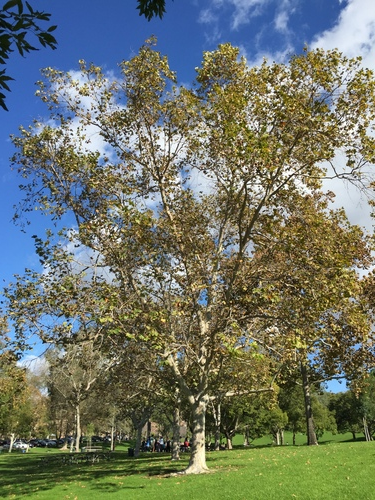
#> input picture IQA/BRISQUE/Images/original-scaled-image.jpg, 375 x 500 px
$ python acutance.py BRISQUE/Images/original-scaled-image.jpg   (older library calls are emulated)
#> lines starting #> are read from the running program, lines starting #| are printed output that depends on the picture; long printed decimals are rounded
import sys
import cv2
import numpy as np

def compute_vol(image_path):
    # Read the image
    image = cv2.imread(image_path, cv2.IMREAD_GRAYSCALE)
    if image is None:
        print(f"Error loading image {image_path}")
        return None

    # Apply the Laplacian operator
    laplacian = cv2.Laplacian(image, cv2.CV_64F)

    # Compute the variance of the Laplacian
    vol = np.var(laplacian)

    return vol

def compute_acutance(image_path):
    # Read the image
#> called with image_path = 'BRISQUE/Images/original-scaled-image.jpg'
    image = cv2.imread(image_path, cv2.IMREAD_GRAYSCALE)
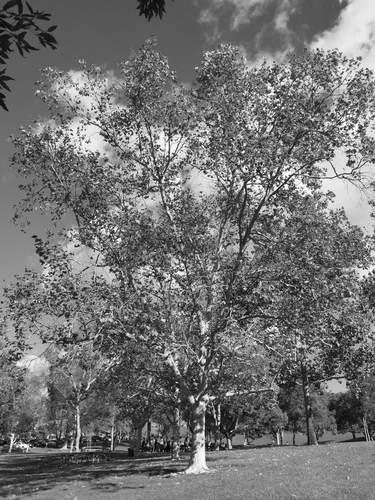
#> image: shape (500, 375); min 0, max 255, mean 113.7
    if image is None:
        print(f"Error loading image {image_path}")
        return None

    # Compute the gradient in the X and Y directions
    grad_x = cv2.Sobel(image, cv2.CV_64F, 1, 0, ksize=3)
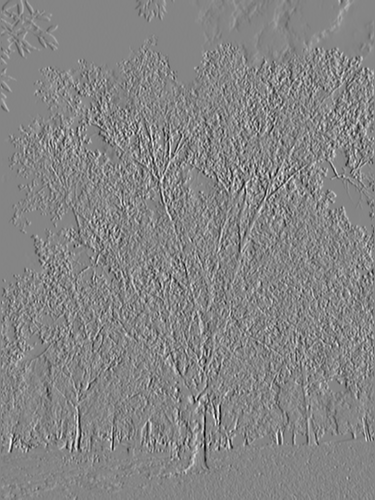
#> grad_x: shape (500, 375) float64; min -884, max 810, mean 1; drawn with min black and max white
    grad_y = cv2.Sobel(image, cv2.CV_64F, 0, 1, ksize=3)
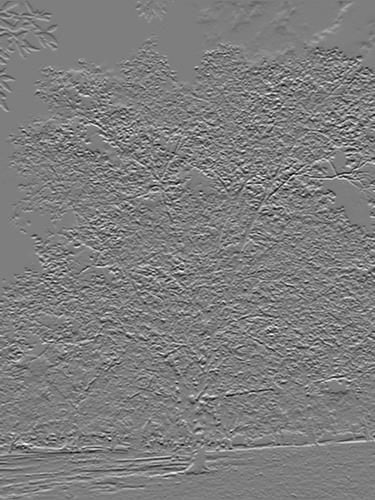
#> grad_y: shape (500, 375) float64; min -756, max 774, mean 0.5; drawn with min black and max white

    # Compute the magnitude of the gradient
    magnitude = np.sqrt(grad_x**2 + grad_y**2)
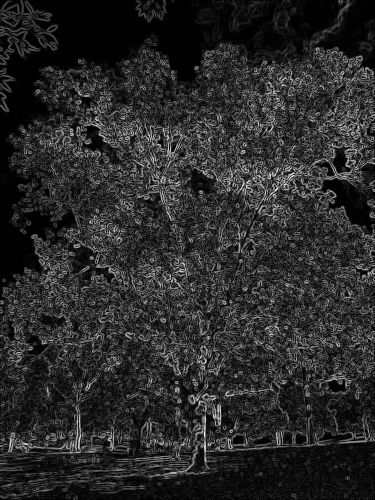
#> magnitude: shape (500, 375) float64; min 0, max 909.3, mean 152.5; drawn with min black and max white

    # Compute the acutance as the mean of the gradient magnitudes
    acutance = np.mean(magnitude)
#> acutance = 152.5

    return acutance

def compute_canny_edge_sharpness(image_path):
    # 이미지 읽기
    image = cv2.imread(image_path, cv2.IMREAD_GRAYSCALE)
    if image is None:
        print(f"Error loading image {image_path}")
        return None

    # Canny 엣지 디텍터를 사용하여 엣지를 찾기
    edges = cv2.Canny(image,100,200)

    # 엣지 픽셀의 비율을 계산하여 샤프니스 평가
    sharpness = np.sum(edges > 0) / (image.shape[0] * image.shape[1])

    return sharpness

# Test the function with the path to your image file
acutance = compute_acutance(sys.argv[1])
#> acutance = 152.5
vol = compute_vol(sys.argv[1])
#> in compute_vol, `laplacian = cv2.Laplacian(image, cv2.CV_64F)`:
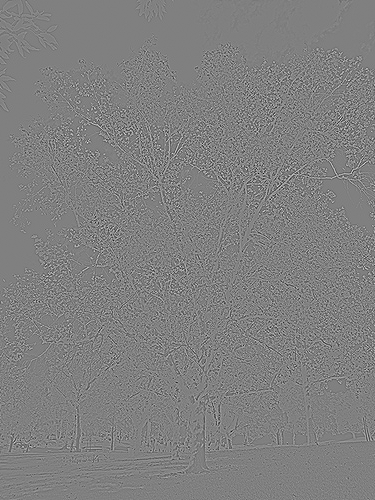
#> laplacian: shape (500, 375) float64; min -607, max 600, mean 0; drawn with min black and max white
#> in compute_vol, `vol = np.var(laplacian)`: vol = 7928.7
#> vol = 7928.7
print(f"Acutance: {acutance}, Vol: {vol}, Canny: {compute_canny_edge_sharpness(sys.argv[1])}")
#> in compute_canny_edge_sharpness, `edges = cv2.Canny(image,100,200)`:
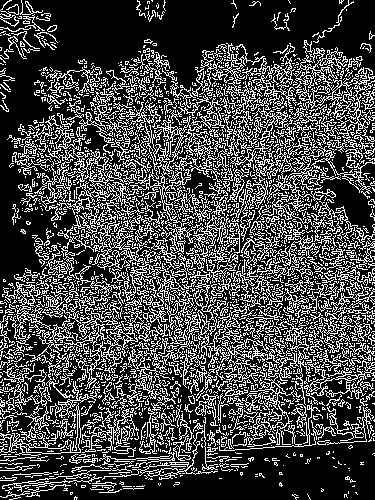
#> edges: shape (500, 375); 28.1% white in thin lines or dots
#> in compute_canny_edge_sharpness, `sharpness = np.sum(edges > 0) / (image.shape[0] * image.shape[1])`: sharpness = 0.281
#| Acutance: 152.482, Vol: 7928.663, Canny: 0.2815
